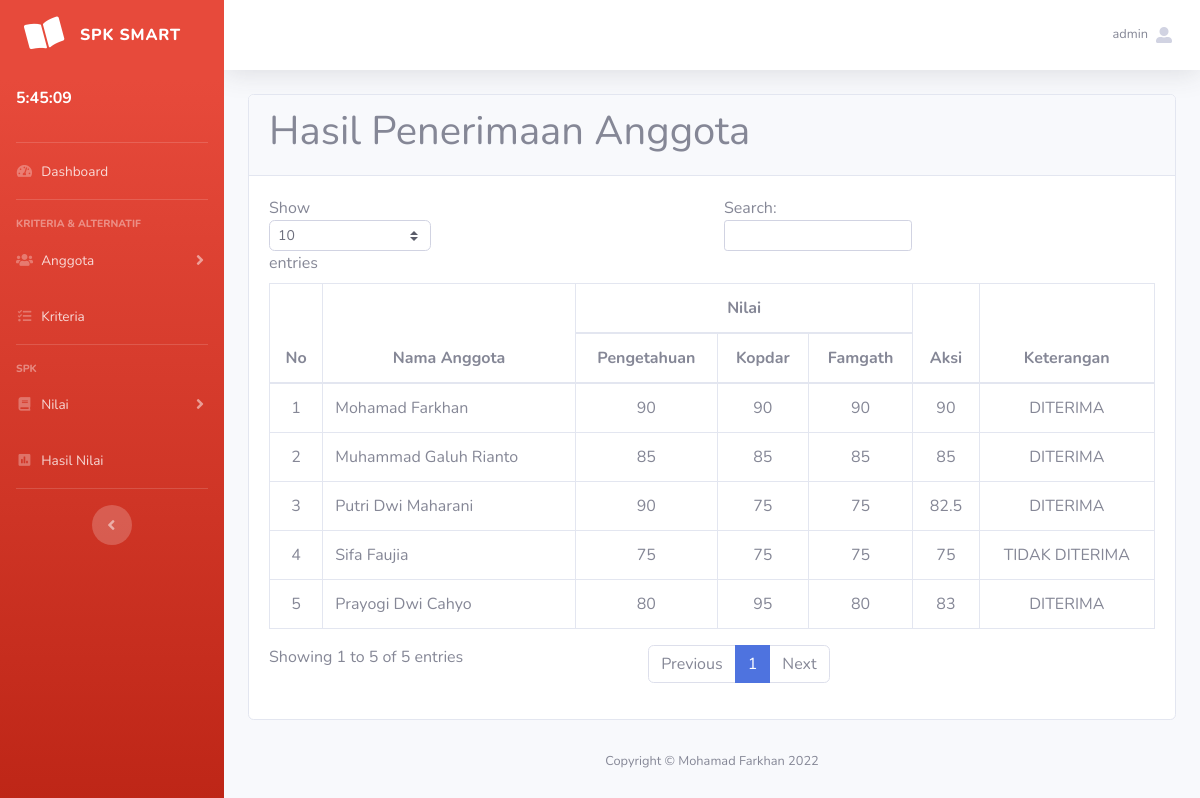
The page /hasil.php (signed in) on the database its author committed.
### tables this page shows
CREATE TABLE `nilai` (
  `id_nilai` int(11) NOT NULL,
  `nama_anggota` varchar(128) NOT NULL,
  `n_pengetahuan` int(3) NOT NULL,
  `n_kopdar` int(3) NOT NULL,
  `n_famgath` int(3) NOT NULL
);

### hasil.php (the view, shortened to what this page needs)
<?php
include 'templates/head.php';
include 'templates/nav.php';
include 'koneksi.php';
?>
<div class="container-fluid fixed">
    <div class="row">
        <div class="col">
            <div class="card">
                <div class="card-header">
                    <h1>Hasil Penerimaan Anggota</h1>
                </div>
                <div class="card-body">
                    <div class="table-responsive">
                        <table class="table table-bordered" id="dataTable" width="100%" cellspacing="0">
                            <thead>
                                <tr class="text-center">
                                    <th rowspan="2">No</th>
                                    <th rowspan="2">Nama Anggota</th>
                                    <th colspan="3">Nilai</th>
                                    <th rowspan="2">Aksi</th>
                                    <th rowspan="2">Keterangan</th>
                                </tr>
                                <tr class="text-center">
                                    <th>Pengetahuan</th>
                                    <th>Kopdar</th>
                                    <th>Famgath</th>
                                </tr>
                            </thead>
                            <tbody>
                                <?php
                                $n = 1;
                                $sqljumlah = "SELECT SUM(bobot) FROM kriteria";
                                $queryjumlah = mysqli_query($conn, $sqljumlah);
                                $jumlah0 = mysqli_fetch_array($queryjumlah);
                                $jumlah = $jumlah0[0];
                                $sqlkriteria = "SELECT bobot FROM kriteria";
                                $querykriteria = mysqli_query($conn, $sqlkriteria);
                                $bobot = [];
                                while ($bariskriteria = mysqli_fetch_array($querykriteria)) {
                                    $bobot[] = $bariskriteria['bobot'];
                                }
                                $sqlnilai = "SELECT * FROM nilai";
                                $querynilai = mysqli_query($conn, $sqlnilai);
                                while ($barisnilai = mysqli_fetch_array($querynilai)) {
                                    $nilaiP = $barisnilai['n_pengetahuan'] * ($bobot[1] / $jumlah);
                                    $nilaiK = $barisnilai['n_kopdar'] * ($bobot[2] / $jumlah);
                                    $nilaiF = $barisnilai['n_famgath'] * ($bobot[0] / $jumlah);
                                    $nilaievaluasi = $nilaiP + $nilaiK + $nilaiF;
                                    if ($nilaievaluasi >= 80) {
                                        $keterangan = "DITERIMA";
                                    } else {
                                        $keterangan = "TIDAK DITERIMA";
                                    }
                                ?>
                                    <tr>
                                        <td class="text-center"><?= $n ?></td>
                                        <td><?= $barisnilai['nama_anggota'] ?></td>
                                        <td class="text-center"><?= $barisnilai['n_pengetahuan'] ?></td>
                                        <td class="text-center"><?= $barisnilai['n_kopdar'] ?></td>
                                        <td class="text-center"><?= $barisnilai['n_famgath'] ?></td>
                                        <td class="text-center"><?= round($nilaievaluasi, 3) ?></td>
                                        <td class="text-center"><?= $keterangan ?></td>
                                    </tr>
                                <?php
                                    $n++;
                                }
                                ?>
                            </tbody>
                        </table>
                    </div>
                </div>
            </div>
        </div>
    </div>
</div>
</div>
<?php
include 'templates/footer.php';
?>
</div>
<?php
include 'templates/foot.php';
?>

### rows shown on the page
nilai: nama_anggota "Mohamad Farkhan", n_pengetahuan "90", n_kopdar "90", n_famgath "90", keterangan "DITERIMA"
nilai: nama_anggota "Muhammad Galuh Rianto", n_pengetahuan "85", n_kopdar "85", n_famgath "85", keterangan "DITERIMA"
nilai: nama_anggota "Putri Dwi Maharani", n_pengetahuan "90", n_kopdar "75", n_famgath "75", nilaievaluasi "82.5", keterangan "DITERIMA"
nilai: nama_anggota "Sifa Faujia", n_pengetahuan "75", n_kopdar "75", n_famgath "75", keterangan "TIDAK DITERIMA"
nilai: nama_anggota "Prayogi Dwi Cahyo", n_pengetahuan "80", n_kopdar "95", n_famgath "80", nilaievaluasi "83", keterangan "DITERIMA"

### other values the page prints
$_SESSION['username'] "admin"
